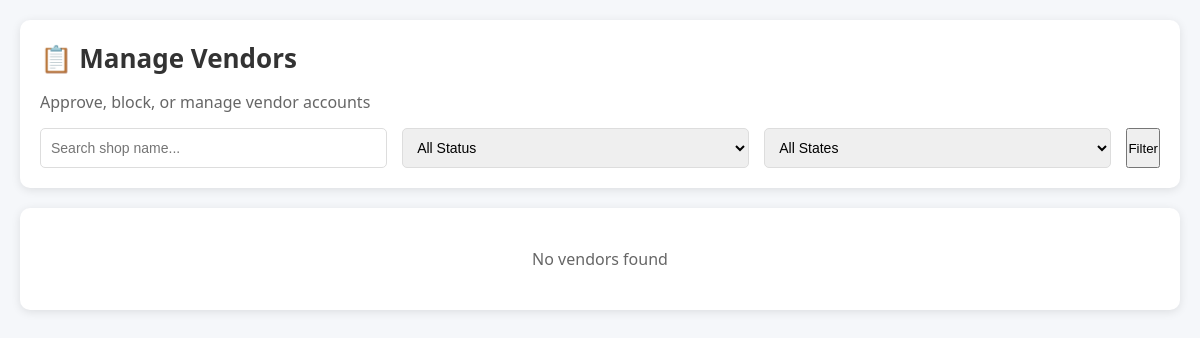
/superAdmin/vendors/ (signed in), run on an earlier commit of the app's database.
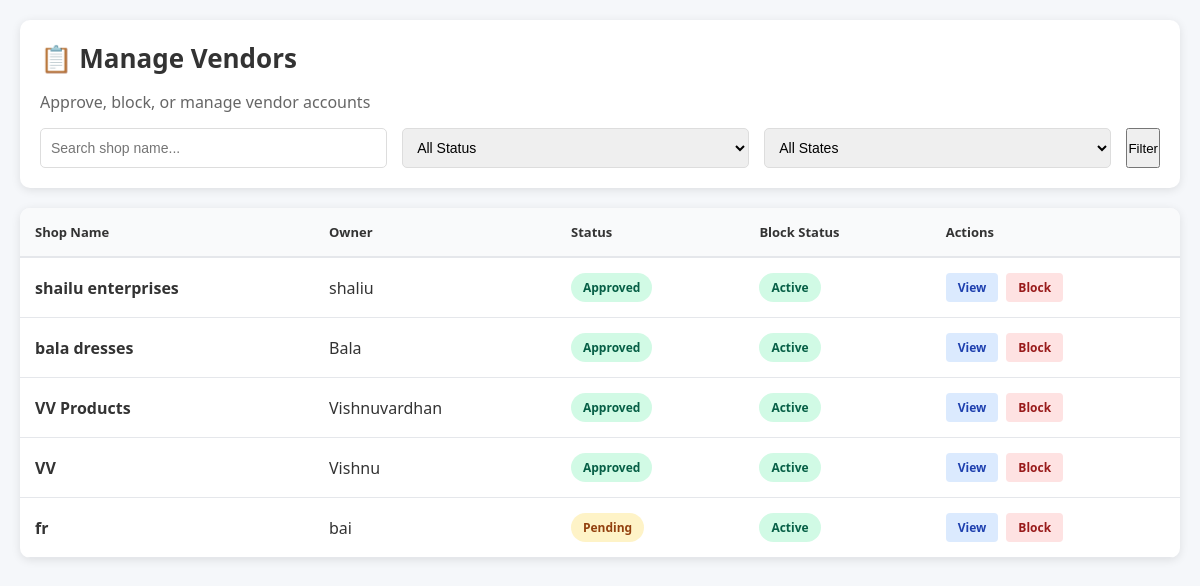
And on a later commit of the database.
### vendor/models.py (models this page shows, shortened)
class VendorProfile(models.Model):
    BUSINESS_CHOICES = [
        ('retail', 'Retail'),
        ('wholesale', 'Wholesale'),
        ('manufacturer', 'Manufacturer'),
        ('service', 'Service'),
    ]
    ID_PROOF_CHOICES = [
        ('gst', 'GST'),
        ('pan', 'PAN'),
    ]
    APPROVAL_STATUS_CHOICES = [
        ('pending', 'Pending'),
        ('approved', 'Approved'),
        ('rejected', 'Rejected'),
    ]
    user = models.OneToOneField(settings.AUTH_USER_MODEL, on_delete=models.CASCADE, related_name='vendor_profile')
    shop_name = models.CharField(max_length=100)
    shop_description = models.TextField()
    address = models.TextField()
    business_type = models.CharField(max_length=20, choices=BUSINESS_CHOICES)
    id_type = models.CharField(max_length=10, choices=ID_PROOF_CHOICES, blank=True, null=True)
    id_number = models.CharField(max_length=50, blank=True, null=True)
    id_proof_file = models.FileField(upload_to='vendor_docs/', blank=True, null=True)
    gst_number = models.CharField(max_length=15, blank=True, null=True)
    pan_number = models.CharField(max_length=10, blank=True, null=True)
    pan_name = models.CharField(max_length=100, blank=True, null=True)
    pan_card_file = models.FileField(upload_to='pan_cards/', blank=True, null=True)
    approval_status = models.CharField(max_length=20, choices=APPROVAL_STATUS_CHOICES, default='pending')
    rejection_reason = models.TextField(blank=True, null=True)
    created_at = models.DateTimeField(default=timezone.now)
    updated_at = models.DateTimeField(auto_now=True)
    is_blocked = models.BooleanField(default=False)
    blocked_reason = models.TextField(blank=True, null=True)
    bank_holder_name = models.CharField(max_length=100, blank=True, null=True)
    bank_account_number = models.CharField(max_length=20, blank=True, null=True)
    bank_ifsc_code = models.CharField(max_length=11, blank=True, null=True)
    shipping_fee = models.DecimalField(max_digits=10, decimal_places=2, default=0.00)
    class Meta:
        ordering = ['-created_at']

### user/models.py (models this page shows, shortened)
class AuthUser(AbstractUser):
    email = models.EmailField(unique=True)
    username = models.CharField(max_length=150, unique=False)
    USERNAME_FIELD = 'email'
    REQUIRED_FIELDS = ['username']
    ROLE_CHOICES = [
        ('customer', 'Customer'),
        ('vendor', 'Vendor'),
    ]
    role = models.CharField(max_length=20, choices=ROLE_CHOICES, default='customer')

### superAdmin/views.py (the view)
    def wrapper(request, *args, **kwargs):
        if not request.user.is_authenticated:
            return redirect('admin_login')
        if not is_mainapp_admin(request.user):
            return redirect('admin_login')
        return view_func(request, *args, **kwargs)

### superAdmin/views.py (called while the page is built)
def is_mainapp_admin(user):
    return True

def admin_required(view_func):
    def wrapper(request, *args, **kwargs):
        if not request.user.is_authenticated:
            return redirect('admin_login')
        if not is_mainapp_admin(request.user):
            return redirect('admin_login')
        return view_func(request, *args, **kwargs)
    return wrapper

### superAdmin/templates/mainApp/manage_vendors.html (shortened to what this page needs)
<!DOCTYPE html>
<html lang="en">
<head>
</head>
<body>
    <div class="container">
        <div class="header">
            <h1>📋 Manage Vendors</h1>
            <p style="color: #666; margin-bottom: 15px;">Approve, block, or manage vendor accounts</p>
            <form method="GET" class="filters">
                <div class="filter-group">
                    <input type="text" name="search" placeholder="Search shop name..." value="{{ search_query }}">
                </div>
                <div class="filter-group">
                    <select name="status">
                        <option value="">All Status</option>
                    </select>
                </div>
                <div class="filter-group">
                    <select name="blocked">
                        <option value="">All States</option>
                    </select>
                </div>
                <button type="submit">Filter</button>
            </form>
        </div>
        <div class="table-container">
            {% if vendors %}
            <table>
                <thead>
                    <tr>
                        <th>Shop Name</th>
                        <th>Owner</th>
                        <th>Status</th>
                        <th>Block Status</th>
                        <th>Actions</th>
                    </tr>
                </thead>
                <tbody>
                    {% for vendor in vendors %}
                    <tr>
                        <td><strong>{{ vendor.shop_name }}</strong></td>
                        <td>{{ vendor.user.get_full_name|default:vendor.user.username }}</td>
                        <td>
                            <span class="status-badge status-{{ vendor.approval_status }}">
                                {{ vendor.get_approval_status_display }}
                            </span>
                        </td>
                        <td>
                            {% if vendor.is_blocked %}
                            <span class="status-badge status-blocked">Blocked</span>
                            {% else %}
                            <span class="status-badge" style="background: #d1fae5; color: #065f46;">Active</span>
                            {% endif %}
                        </td>
                        <td>
                            <div class="action-links">
                                <a href="{% url 'vendor_detail' vendor.id %}" class="link-view">View</a>
                                {% if vendor.is_blocked %}
                                <a href="{% url 'unblock_vendor' vendor.id %}" class="link-unblock">Unblock</a>
                                {% else %}
                                <a href="{% url 'block_vendor' vendor.id %}" class="link-block">Block</a>
                                {% endif %}
                            </div>
                        </td>
                    </tr>
                    {% endfor %}
                </tbody>
            </table>
            {% else %}
            <div class="empty-message">
                <p>No vendors found</p>
            </div>
            {% endif %}
        </div>
    </div>
</body>
</html>

### superAdmin/templates/mainApp/manage_vendors.html (style rules this page uses)
* { margin: 0; padding: 0; box-sizing: border-box; }
body { font-family: 'Segoe UI', Tahoma, Geneva, Verdana, sans-serif; background: #f5f7fa; padding: 20px; color: #333; }
.container { max-width: 1200px; margin: 0 auto; }
.header { background: white; padding: 20px; border-radius: 10px; box-shadow: 0 2px 10px rgba(0, 0, 0, 0.1); margin-bottom: 20px; }
.header h1 { font-size: 26px; margin-bottom: 15px; }
.filters { display: flex; gap: 15px; flex-wrap: wrap; }
.filter-group { display: flex; gap: 5px; flex: 1; min-width: 200px; }
.filter-group input, .filter-group select { flex: 1; padding: 10px; border: 1px solid #ddd; border-radius: 5px; font-size: 14px; }
.table-container { background: white; border-radius: 10px; box-shadow: 0 2px 10px rgba(0, 0, 0, 0.1); overflow: hidden; }
table { width: 100%; border-collapse: collapse; }
th { background: #f9fafb; padding: 15px; text-align: left; font-weight: 600; border-bottom: 2px solid #e5e7eb; font-size: 13px; }
td { padding: 15px; border-bottom: 1px solid #e5e7eb; }
.status-badge { display: inline-block; padding: 6px 12px; border-radius: 20px; font-size: 12px; font-weight: 600; }
.status-approved { background: #d1fae5; color: #065f46; }
.status-pending { background: #fef3c7; color: #92400e; }
.action-links { display: flex; gap: 8px; }
.action-links a { padding: 6px 12px; border-radius: 4px; font-size: 12px; text-decoration: none; font-weight: 600; }
.link-view { background: #dbeafe; color: #1e40af; }
.link-block { background: #fee2e2; color: #991b1b; }

What changed in the data, as far as the page shows it:
added VendorProfile: shop_name "shailu enterprises", user.get_full_name "shaliu", approval_status "Approved", is_blocked "Active"
added VendorProfile: shop_name "bala dresses", user.get_full_name "Bala", approval_status "Approved", is_blocked "Active"
added VendorProfile: shop_name "VV Products", user.get_full_name "Vishnuvardhan", approval_status "Approved", is_blocked "Active"
added VendorProfile: shop_name "VV", user.get_full_name "Vishnu", approval_status "Approved", is_blocked "Active"
added VendorProfile: shop_name "fr", user.get_full_name "bai", approval_status "Pending", is_blocked "Active"
Also different on the page:
text no longer shown: "No vendors found"
text now shown: "Shop Name Owner Status Block Status Actions"
